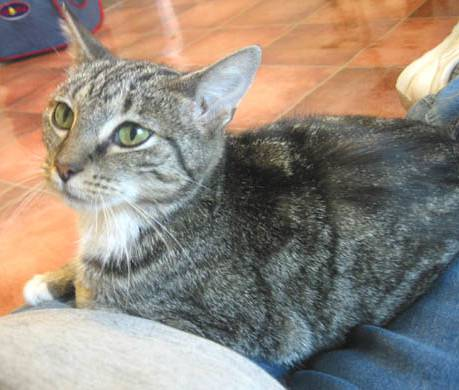
#> input picture dz56/cat.jpg, 459 x 390 px
$ jupyter execute dz56.ipynb
#> lines starting #> are read from the running program, lines starting #| are printed output that depends on the picture
# Завдання

Завантажити зображення cat.jpg, що знаходиться в репозиторії лекції. Проведіть для цього зображення:

+ декомпозицію по складових RGB-моделі
+ декомпозицію по складових HSV-моделі
+ декомпозицію по складових моделі CIE LAB

# Розв'язок

[cell 1]
import cv2
import matplotlib.pyplot as plt
import numpy as np
import matplotlib.colors as clr

[cell 2]
im = cv2.imread('cat.jpg')
#> im is the input picture: shape (390, 459, 3); mean B, G, R 125.1, 136.3, 147.5
im

[cell 3]
im = cv2.imread('cat.jpg')
plt.axis('off')
plt.imshow(im)
plt.show()

[cell 4]
im_RGB = cv2.cvtColor(im, cv2.COLOR_BGR2RGB)
plt.axis('off')
plt.imshow(im_RGB)
plt.show()

### Декомпозиція по складових RGB-моделі

[cell 5]
R = im_RGB.copy()

[cell 6]
R[:,:,(1,2)] = 0
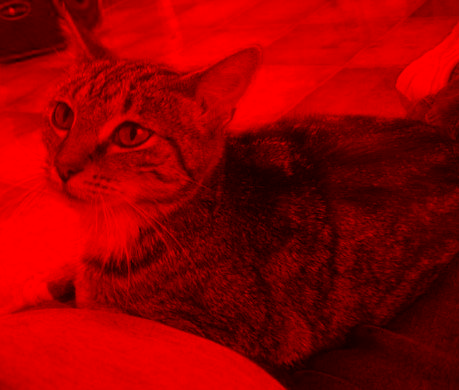
#> R: shape (390, 459, 3); mean R, G, B 147.5, 0, 0
plt.axis('off')
plt.imshow(R)
plt.show

[cell 7]
G = im_RGB.copy()
G[:,:,(0,2)] = 0
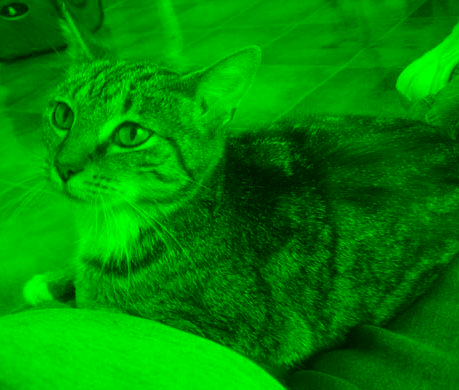
#> G: shape (390, 459, 3); mean R, G, B 0, 136.3, 0
plt.axis('off')
plt.imshow(G)
plt.show

[cell 8]
B = im_RGB.copy()
B[:,:,(0,1)] = 0
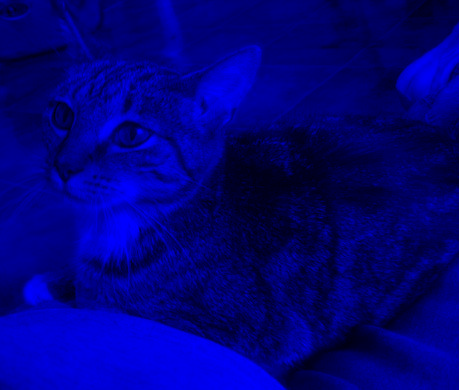
#> B: shape (390, 459, 3); mean R, G, B 0, 0, 125.1
plt.axis('off')
plt.imshow(B)
plt.show

### Декомпозиція по складових HSV-моделі

[cell 9]
im_HSV = cv2.cvtColor(im, cv2.COLOR_BGR2HSV)
#> im_HSV: shape (390, 459, 3); mean H, S, V 55, 58.9, 156.7

[cell 10]
plt.axis('off')
plt.imshow(im_HSV)
plt.show

[cell 11]
im_HSV2 = cv2.cvtColor(im_RGB, cv2.COLOR_RGB2HSV)
plt.axis('off')
plt.imshow(im_HSV2)
plt.show

[cell 12]
im_HSV

[cell 13]
H = im_HSV.copy()
H[:, :, (0,1)] = 255
#> H: shape (390, 459, 3); mean H, S, V 255, 255, 156.7
plt.show()
plt.axis('off')
plt.imshow(H)

[cell 14]
S = im_HSV.copy()
S[:,:,(0,2)] = 100
#> S: shape (390, 459, 3); mean H, S, V 100, 58.9, 100
plt.axis('off')
plt.imshow(S)
plt.show

[cell 15]
V = im_HSV.copy()
V[:,:,(0,1)] = 100
#> V: shape (390, 459, 3); mean H, S, V 100, 100, 156.7
plt.axis('off')
plt.imshow(V)
plt.show

### Декомпозиція по складових моделі CIE LAB

[cell 16]
im_LAB = cv2.cvtColor(im_RGB, cv2.COLOR_BGR2LAB)
#> im_LAB: shape (390, 459, 3); mean of channels 0, 1, 2 142.3, 128, 121.5
plt.axis('off')
plt.imshow(im_LAB)
plt.show

[cell 17]
L = im_LAB.copy()
L[:,:,(1,2)] = 100
#> L: shape (390, 459, 3); mean of channels 0, 1, 2 142.3, 100, 100
plt.axis('off')
plt.imshow(L)
plt.show

[cell 18]
A = im_LAB.copy()
A[:,:,(0,2)] = 127
#> A: shape (390, 459, 3); mean of channels 0, 1, 2 127, 128, 127
plt.axis('off')
plt.imshow(A)
plt.show

[cell 19]
B = im_LAB.copy()
B[:,:,(0,1)] = 127
#> B: shape (390, 459, 3); mean of channels 0, 1, 2 127, 127, 121.5
plt.axis('off')
plt.imshow(B)
plt.show
